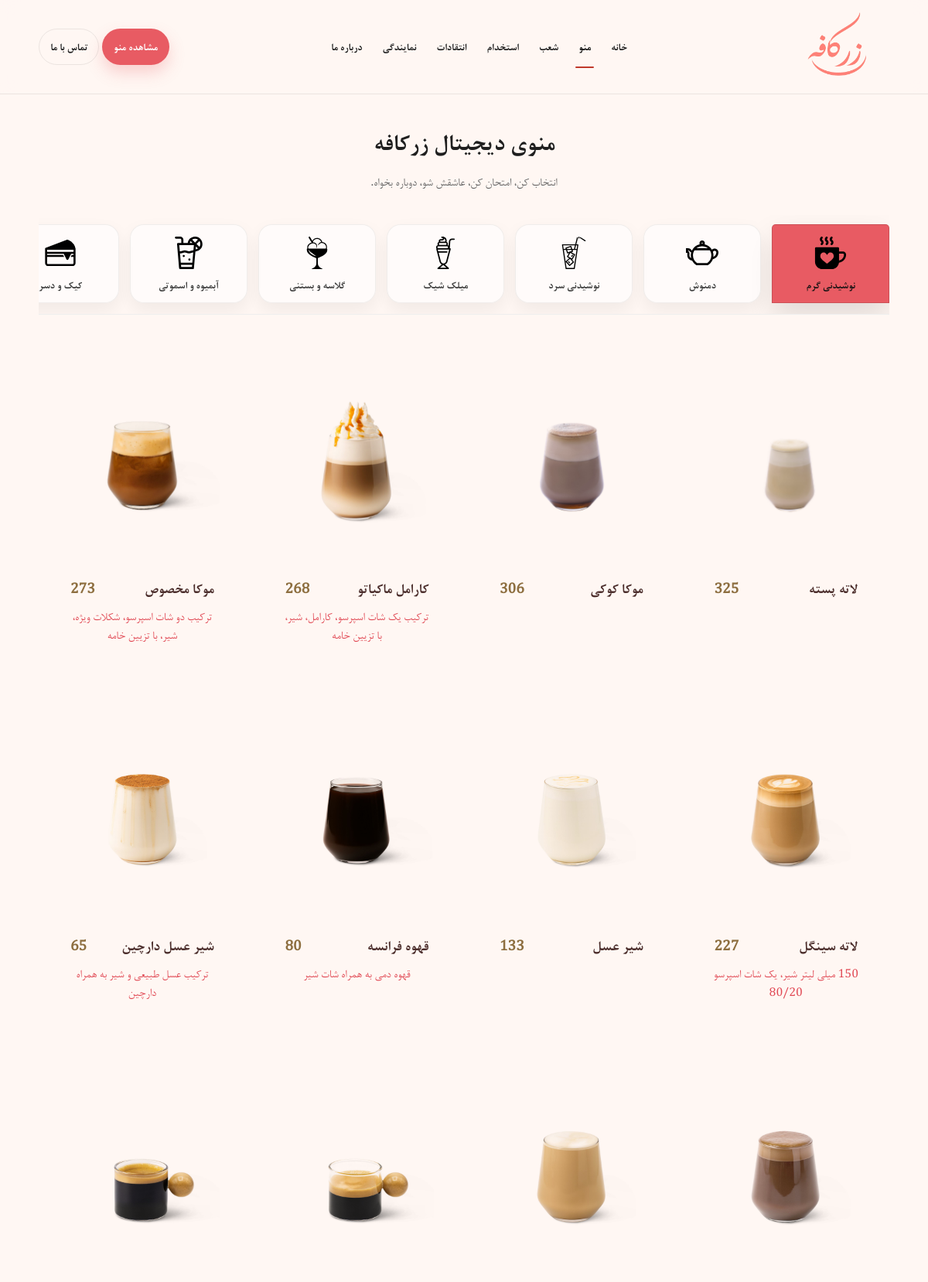
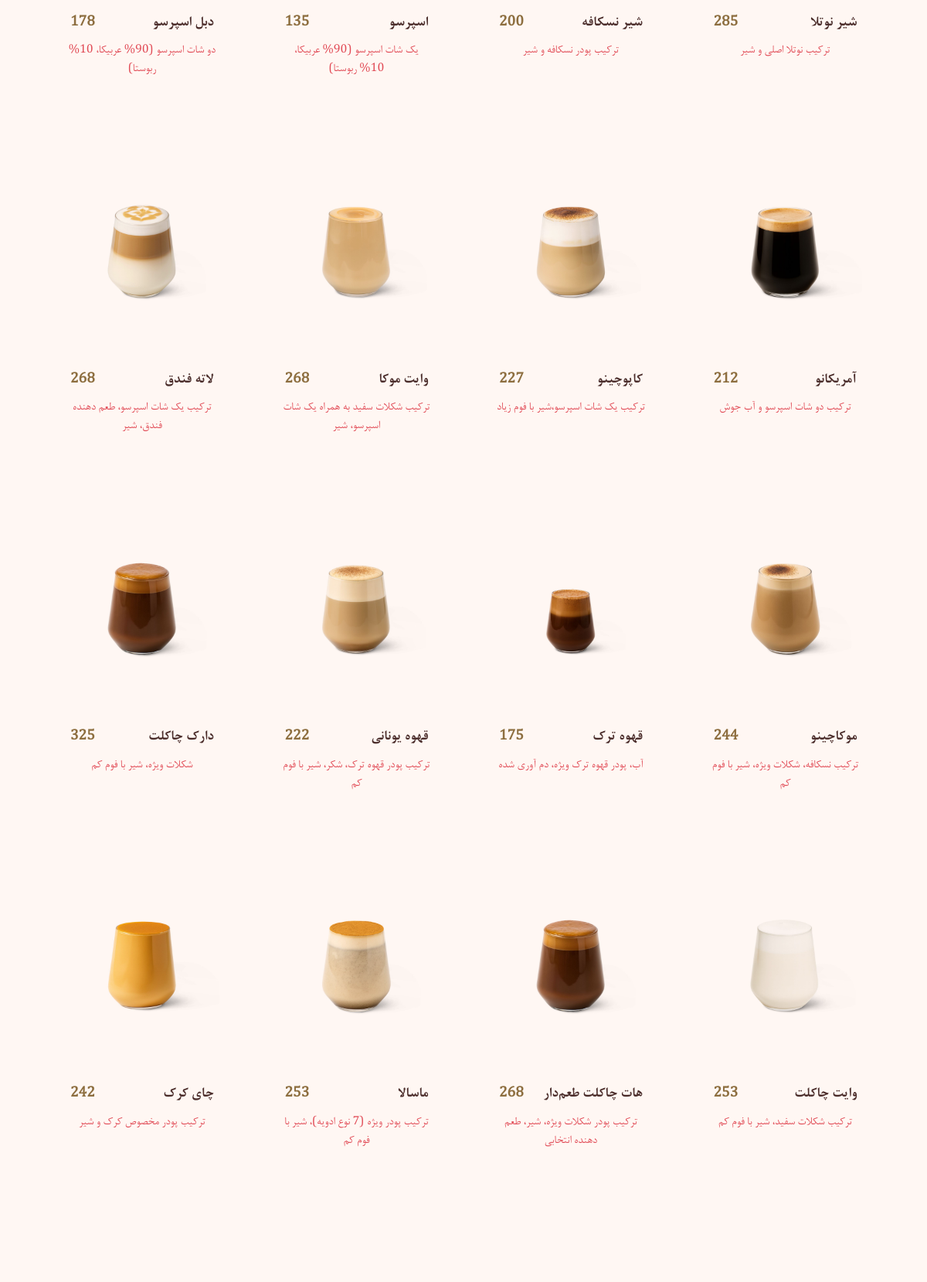
Page /menu.php?cat=1 (upper part) on the committed database (2 pictures, top to bottom).
### tables this page shows
CREATE TABLE `categories` (
  `id` int(11) NOT NULL,
  `name` varchar(100) NOT NULL
);

CREATE TABLE `products` (
  `id` int(11) NOT NULL,
  `category_id` int(11) DEFAULT NULL,
  `name` varchar(255) NOT NULL,
  `price` varchar(50) DEFAULT NULL,
  `description` text DEFAULT NULL,
  `image` varchar(255) DEFAULT NULL
);

### menu.php (the view)
<?php
include 'includes/db.php';
include 'includes/header.php';
$activeCat = isset($_GET['cat']) ? intval($_GET['cat']) : 0;
$catIcons = [
  'نوشیدنی گرم'      => 'hot.svg',
  'دمنوش'            => 'herbal.svg',
  'نوشیدنی سرد'      => 'cold.svg',
  'میلک شیک'         => 'milkshake.svg',
  'گلاسه و بستنی'    => 'icecream.svg',
  'آبمیوه و اسموتی'  => 'smoothie.svg',
  'کیک و دسر'        => 'cake.svg',
  'پیتزا'            => 'pizza.svg',
  'برگر'             => 'burger.svg',
  'غذای اصلی'        => 'main.svg',
  'غذای ایرانی'      => 'irani.svg',
  'استیک'            => 'steak.svg',
  'ساندویچ'          => 'sandwich.svg',
  'پاستا'            => 'pasta.svg',
  'صبحانه'           => 'breakfast.svg',
  'پیش غذا'          => 'appetizer.svg',
  'سالاد'            => 'salad.svg',
];
$iconBasePath = 'images/menu/';
$defaultIcon  = 'default.svg';
$catsRes = mysqli_query($conn, "SELECT id, name FROM categories ORDER BY id ASC");
$res = null;
if ($activeCat > 0) {
  $sql = "SELECT id, name, description, price, image FROM products WHERE category_id = $activeCat ORDER BY id ASC";
  $res = mysqli_query($conn, $sql);
}
?>
<section class="menu-page">
  <div class="container">
    <header class="menu-header">
      <h1 class="menu-title">منوی دیجیتال زرکافه</h1>
      <p class="menu-subtitle">انتخاب کن، امتحان کن، عاشقش شو، دوباره بخواه.</p>
    </header>
    <div class="catbar" aria-label="دسته‌بندی‌ها">
      <div class="catbar-track">
        <?php while ($c = mysqli_fetch_assoc($catsRes)) {
          $catName = $c['name'];
          $iconFile = $catIcons[$catName] ?? $defaultIcon;
          $isActive = ($activeCat === intval($c['id']));
        ?>
          <a class="catpill <?php echo $isActive ? 'active' : ''; ?>"
            href="menu.php?cat=<?php echo intval($c['id']); ?>">
            <span class="catpill-ico">
              <img src="<?php echo $iconBasePath . htmlspecialchars($iconFile); ?>" alt="">
            </span>
            <span class="catpill-txt"><?php echo htmlspecialchars($catName); ?></span>
          </a>
        <?php } ?>
      </div>
    </div>
    <div class="product-grid">
      <?php if ($res && mysqli_num_rows($res) > 0) { ?>
        <?php while ($row = mysqli_fetch_assoc($res)) { ?>
          <article class="p-card">
            <div class="p-media">
              <img src="images/products/<?php echo htmlspecialchars($row['image']); ?>"
                alt="<?php echo htmlspecialchars($row['name']); ?>" loading="lazy">
            </div>
            <div class="p-body">
              <div class="p-title-row">
                <h3 class="p-name"><?php echo htmlspecialchars($row['name']); ?></h3>
                <?php if ($row['price'] > 0) { ?>
                  <span class="p-price"><?php echo number_format((int)$row['price']); ?></span>
                <?php } ?>
              </div>
              <?php if (!empty($row['description'])) { ?>
                <p class="p-desc"><?php echo htmlspecialchars($row['description']); ?></p>
              <?php } ?>
            </div>
          </article>
        <?php } ?>
      <?php } elseif ($activeCat > 0) { ?>
        <p class="no-products">محصولی در این دسته‌بندی یافت نشد.</p>
      <?php } else { ?>
        <p class="select-hint">لطفاً برای مشاهده محصولات، یک دسته‌بندی را انتخاب کنید.</p>
      <?php } ?>
    </div>
  </div>
</section>
<?php include 'includes/footer.php'; ?>

### rows in the picture
categories: shows a picture, name "نوشیدنی گرم"
categories: shows a picture, name "دمنوش"
categories: shows a picture, name "نوشیدنی سرد"
categories: shows a picture, name "میلک شیک"
categories: shows a picture, name "گلاسه و بستنی"
categories: shows a picture, name "آبمیوه و اسموتی"
categories: shows a picture, name "کیک و دسر"
products: image (picture), name "لاته پسته", price "325"
products: image (picture), name "موکا کوکی", price "306"
products: image (picture), name "کارامل ماکیاتو", price "268", description "ترکیب یک شات اسپرسو، کارامل، شیر، با تزیین خامه"
products: image (picture), name "موکا مخصوص", price "273", description "ترکیب دو شات اسپرسو، شکلات ویژه، شیر، با تزیین خامه"
products: image (picture), name "لاته سینگل", price "227", description "150 میلی لیتر شیر، یک شات اسپرسو 80/20"
products: image (picture), name "شیر عسل", price "133"
products: image (picture), name "قهوه فرانسه", price "80", description "قهوه دمی به همراه شات شیر"
products: image (picture), name "شیر عسل دارچین", price "65", description "ترکیب عسل طبیعی و شیر به همراه دارچین"
products: image (picture), name "شیر نوتلا", price "285", description "ترکیب نوتلا اصلی و شیر"
products: image (picture), name "شیر نسکافه", price "200", description "ترکیب پودر نسکافه و شیر"
products: image+name (picture), name "اسپرسو", price "135", description "یک شات اسپرسو (90% عربیکا، 10% ربوستا)"
products: image (picture), name "دبل اسپرسو", price "178", description "دو شات اسپرسو (90% عربیکا، 10% ربوستا)"
products: image (picture), name "آمریکانو", price "212", description "ترکیب دو شات اسپرسو و آب جوش"
products: image+name (picture), name "کاپوچینو", price "227", description "ترکیب یک شات اسپرسو،شیر با فوم زیاد"
products: image (picture), name "وایت موکا", price "268", description "ترکیب شکلات سفید به همراه یک شات اسپرسو، شیر"
products: image (picture), name "لاته فندق", price "268", description "ترکیب یک شات اسپرسو، طعم دهنده فندق، شیر"
products: image+name (picture), name "موکاچینو", price "244", description "ترکیب نسکافه، شکلات ویژه، شیر با فوم کم"
products: image (picture), name "قهوه ترک", price "175", description "آب، پودر قهوه ترک ویژه، دم آوری شده"
products: image (picture), name "قهوه یونانی", price "222", description "ترکیب پودر قهوه ترک، شکر، شیر با فوم کم"
products: image (picture), name "دارک چاکلت", price "325", description "شکلات ویژه، شیر با فوم کم"
products: image (picture), name "وایت چاکلت", price "253", description "ترکیب شکلات سفید، شیر با فوم کم"
products: image (picture), name "هات چاکلت طعم‌دار", price "268", description "ترکیب پودر شکلات ویژه، شیر، طعم دهنده انتخابی"
products: image+name (picture), name "ماسالا", price "253", description "ترکیب پودر ویژه (7 نوع ادویه)، شیر با فوم کم"
products: image (picture), name "چای کرک", price "242", description "ترکیب پودر مخصوص کرک و شیر"
